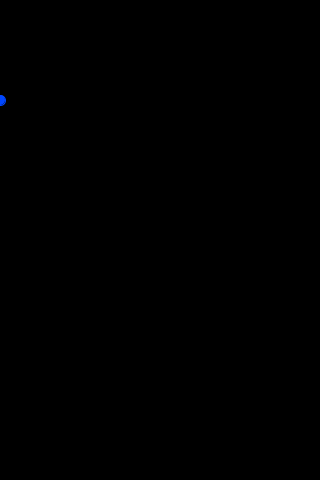
Frame 1 (no input)
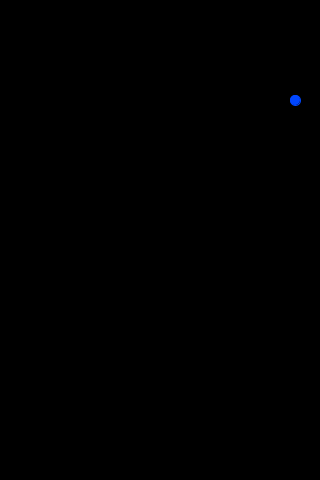
Frame 60 (the mouse pressed at the canvas centre just before this capture)
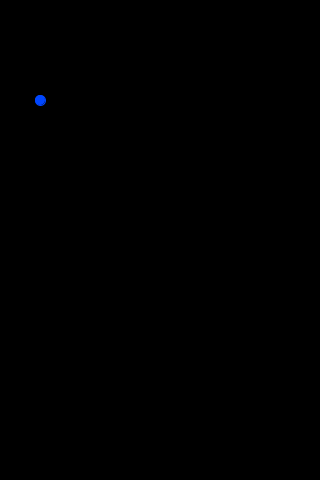
Frame 120 (the mouse held since frame 60 and released just before this capture)

The Processing sketch that drew these frames (run headless with seeded random() and noise(); from frame 60 on, the mouse is pressed at the canvas centre):

// Processing sketch: sketch_190924b
// ── sketch_190924b.pde
int xBall;
int xSpeed = 5;
void setup(){
size(320,480);
}
void draw(){
background(0);
fill(#0046FF);
stroke(#0046FF);
ellipse(xBall,100,10,10);
if(xBall < width){
  xBall = xBall + xSpeed;
}
if(xBall >= width){
xSpeed = -xSpeed;
xBall = xBall + xSpeed;
}
}
